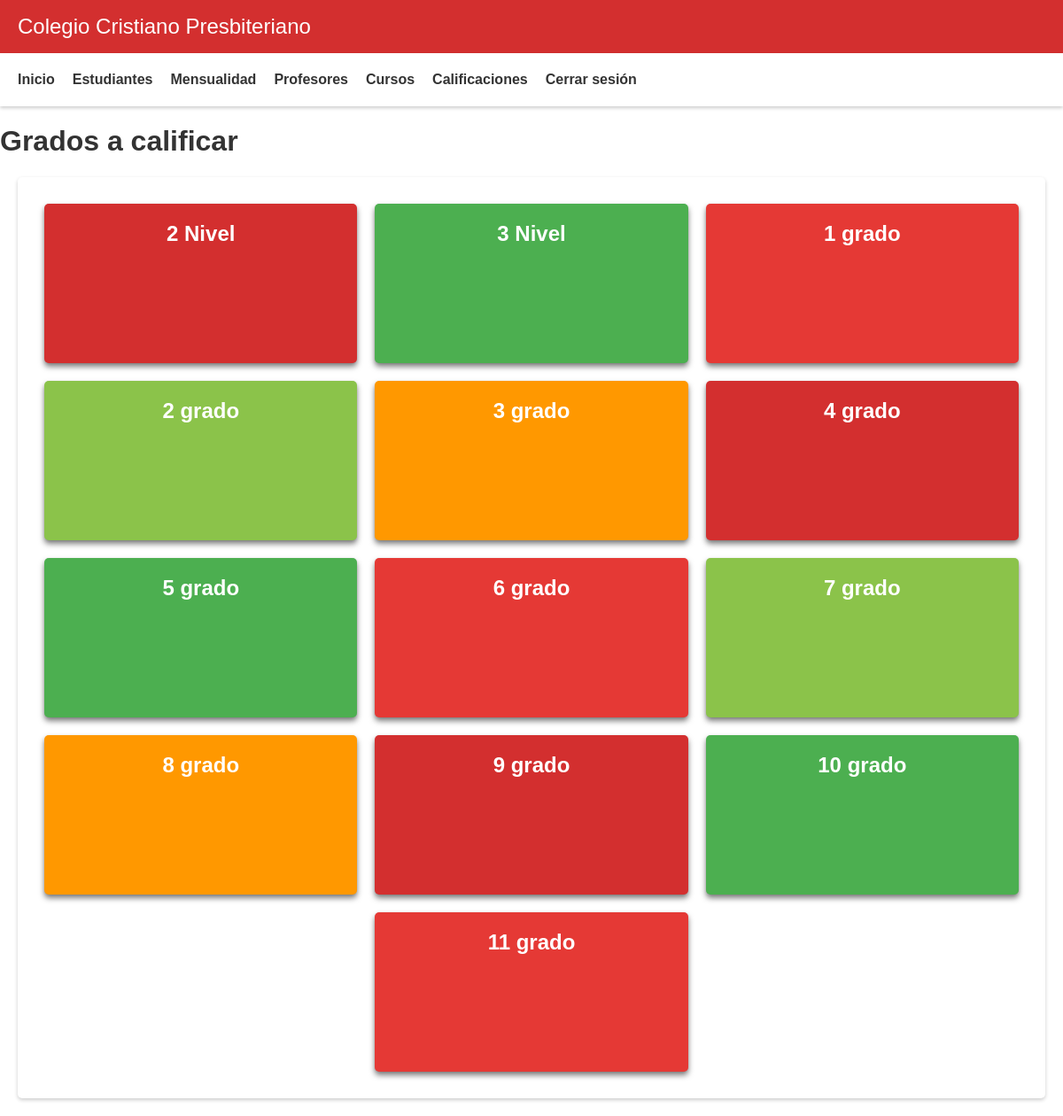
Page /code/view/admin/calificaciones.php (signed in) on the committed database.
### tables this page shows
CREATE TABLE `grados` (
  `id_grado` int(11) NOT NULL,
  `nombre_grado` varchar(50) NOT NULL
);

### code/view/admin/calificaciones.php (the view, shortened to what this page needs)
<?php include "header.php";?>
<!DOCTYPE html>
<html>
<head>
</head>
<body>
    <h1>Grados a calificar</h1>
    <div id="content">
        <?php
        include "../../conexion.php";
        $query = "SELECT * FROM grados ";
        $allowed_colors = array('#ff9800', '#d32f2f', '#4caf50', '#e53935', '#8bc34a');
        if ($result = $conexion->query($query)) {
            $count = 1;
            while ($row = $result->fetch_assoc()) {
                $random_color = $allowed_colors[$count % count($allowed_colors)];
                echo "<div class='module' style='background-color: " . $random_color . ";'>";
                echo "<a href='asignaturas.php?id_grado=" . $row['id_grado'] . "'><h2>" . $row['nombre_grado'] . "</h2></a>";
                echo "</div>";
                $count++;
            }
        } else {
            echo 'Error en la consulta: ' . $conexion->error;
        }
        ?>
    </div>
</body>
</html>

### code/view/admin/style.css (style rules this page uses)
body { margin: 0; padding: 0; font-family: sans-serif; background-color: #fff; color: #333; }
#content { display: flex; flex-wrap: wrap; justify-content: center; margin: 20px; padding: 20px; background-color: #fff; box-shadow: 0 2px 4px rgba(0,0,0,0.2); border-radius: 5px; }
.module { display: flex; align-items: center; justify-content: center; width: calc(33.33% - 20px); height: 180px; margin: 10px; background-color: #fff; border-radius: 5px; box-shadow: 0 4px 6px rgba(0,0,0,0.5), 0 1px 3px rgba(0,0,0,0.08); text-align: center; transition: transform 0.3s ease; }
.module a { display: block; width: 100%; height: 100%; padding: 20px; color: #fff; text-decoration: none; }

### rows in the picture
grados: nombre_grado "2 Nivel"
grados: nombre_grado "3 Nivel"
grados: nombre_grado "1 grado"
grados: nombre_grado "2 grado"
grados: nombre_grado "3 grado"
grados: nombre_grado "4 grado"
grados: nombre_grado "5 grado"
grados: nombre_grado "6 grado"
grados: nombre_grado "7 grado"
grados: nombre_grado "8 grado"
grados: nombre_grado "9 grado"
grados: nombre_grado "10 grado"
grados: nombre_grado "11 grado"
